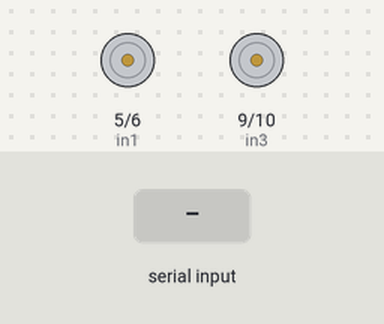
This sketch was run on a simulated Arduino Uno, built with avr-gcc and run on an emulated ATmega328P. Shown: motor-driver pin pairs drawn as motors (green arrow = first pin HIGH = forward, orange = second pin HIGH = backward, longer = more drive). The test bench sets the inputs (shaded band).

Above: at 1.2 s.
1.3 s: "F" received over Serial
At 1.8 s:
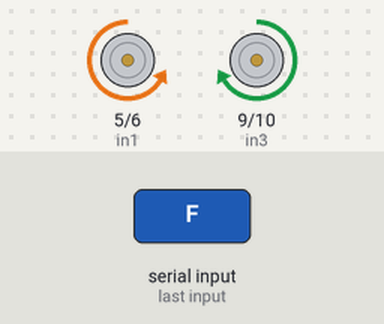
2.9 s: byte 68 ('D') received over Serial
At 4.2 s:
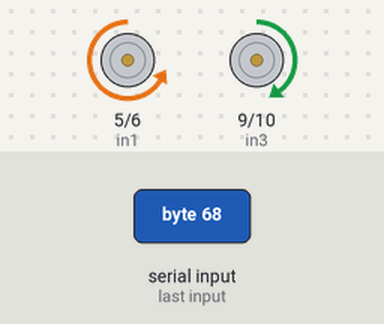
4.5 s: byte 71 ('G') received over Serial
At 5.4 s:
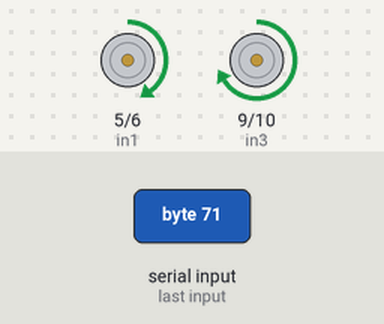
6.0 s: byte 90 ('Z') received over Serial
At 6.5 s:
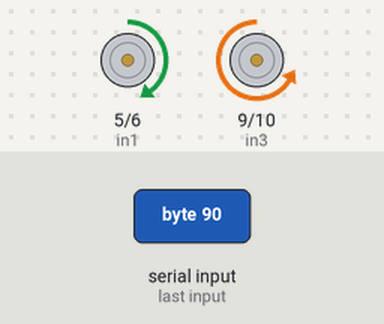
7.5 s: "B" received over Serial
At 8.7 s:
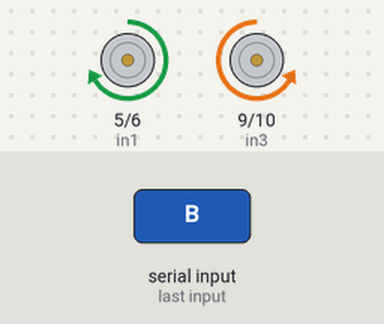
9.0 s: "R" received over Serial
At 10.0 s:
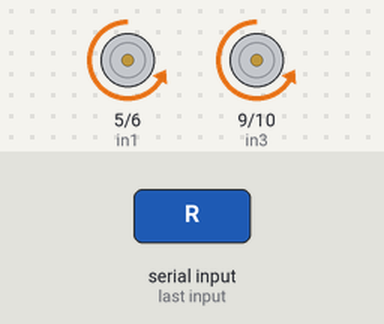
Timing chart, 0 to 11.5 s (numbered marks = the images above; inputs shaded):
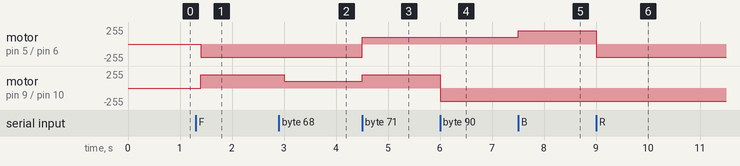

The sketch:

CarMechanics.ino
```cpp
const int in1 = 5; // PWM pin
const int in2 = 6; // PWM pin
const int in3 = 9; // PWM pin
const int in4 = 10; // PWM pin

int SPEED = 200; // Initial speed
const int SPEED_INCREMENT = 5; // Amount to increase/decrease speed
const int MAX_SPEED = 255; // Maximum PWM value
const int MIN_SPEED = 0;   // Minimum PWM value

int input;

void setup() {
  pinMode(in1, OUTPUT);
  pinMode(in2, OUTPUT);
  pinMode(in3, OUTPUT);
  pinMode(in4, OUTPUT);
  Serial.begin(9600);
}

void loop() {
  if (Serial.available() > 0) {
    input = Serial.read();

    if (input == 'S' || input == 's') {
      Stop();
    }
    else if (input == 'F' || input == 'f') {
      forward();
    }
    else if (input == 'B' || input == 'b') {
      back();
    }
    else if (input == 'R' || input == 'r') {
      right();
    }
    else if (input == 'L' || input == 'l') {
      left();
    }
    else if (input == 'D' || input == 'd') {
      rightFwd();
    }
    else if (input == 'G' || input == 'g') {
      leftFwd();
    }
    else if (input == 'Z' || input == 'z') {
      leftBack();
    }
    else if (input == 'X' || input == 'x') {
      rightBack();
    }
    else if (input == '+') {
      increaseSpeed();
    }
    else if (input == '-') {
      decreaseSpeed();
    }
    else {
      Serial.println("Incorrect input entered.");
    }
  }
  delay(100);
}

// Function to increase the speed by SPEED_INCREMENT, capped at MAX_SPEED
void increaseSpeed() {
  SPEED += SPEED_INCREMENT;
  if (SPEED > MAX_SPEED) {
    SPEED = MAX_SPEED;
  }
  Serial.print("Speed increased to: ");
  Serial.println(SPEED);
}

// Function to decrease the speed by SPEED_INCREMENT, capped at MIN_SPEED
void decreaseSpeed() {
  SPEED -= SPEED_INCREMENT;
  if (SPEED < MIN_SPEED) {
    SPEED = MIN_SPEED;
  }
  Serial.print("Speed decreased to: ");
  Serial.println(SPEED);
}

void Stop() {
  analogWrite(in1, 0);
  analogWrite(in2, 0);
  analogWrite(in3, 0);
  analogWrite(in4, 0);
}

void left() {
  analogWrite(in1, SPEED);
  analogWrite(in2, 0);
  analogWrite(in3, SPEED);
  analogWrite(in4, 0);
}

void right() {
  analogWrite(in1, 0);
  analogWrite(in2, SPEED);
  analogWrite(in3, 0);
  analogWrite(in4, SPEED);
}

void forward() {
  analogWrite(in1, 0);
  analogWrite(in2, SPEED);
  analogWrite(in3, SPEED);
  analogWrite(in4, 0);
}

void back() {
  analogWrite(in1, SPEED);
  analogWrite(in2, 0);
  analogWrite(in3, 0);
  analogWrite(in4, SPEED);
}

void leftFwd() {
  analogWrite(in1, SPEED / 2);
  analogWrite(in2, 0);
  analogWrite(in3, SPEED);
  analogWrite(in4, 0);
}

void rightFwd() {
  analogWrite(in1, 0);
  analogWrite(in2, SPEED);
  analogWrite(in3, SPEED / 2);
  analogWrite(in4, 0);
}

void leftBack() {
  analogWrite(in1, SPEED / 2);
  analogWrite(in2, 0);
  analogWrite(in3, 0);
  analogWrite(in4, SPEED);
}

void rightBack() {
  analogWrite(in1, SPEED);
  analogWrite(in2, 0);
  analogWrite(in3, 0);
  analogWrite(in4, SPEED / 2);
}
```

Measured:
- after the input at 1.3 s, motor on pin 5 (in1) / pin 6 (in2): stopped → backward 200/255 after 0.10 s; motor on pin 9 (in3) / pin 10 (in4): stopped → forward 200/255 after 0.10 s
- after the input at 2.9 s, motor on pin 9 (in3) / pin 10 (in4): forward 200/255 → forward 100/255 after 0.10 s
- after the input at 4.5 s, motor on pin 5 (in1) / pin 6 (in2): backward 200/255 → forward 100/255 at once; motor on pin 9 (in3) / pin 10 (in4): forward 100/255 → forward 200/255 at once
- after the input at 6.0 s, motor on pin 9 (in3) / pin 10 (in4): forward 200/255 → backward 200/255 at once
- after the input at 7.5 s, motor on pin 5 (in1) / pin 6 (in2): forward 100/255 → forward 200/255 at once
- after the input at 9.0 s, motor on pin 5 (in1) / pin 6 (in2): forward 200/255 → backward 200/255 at once
